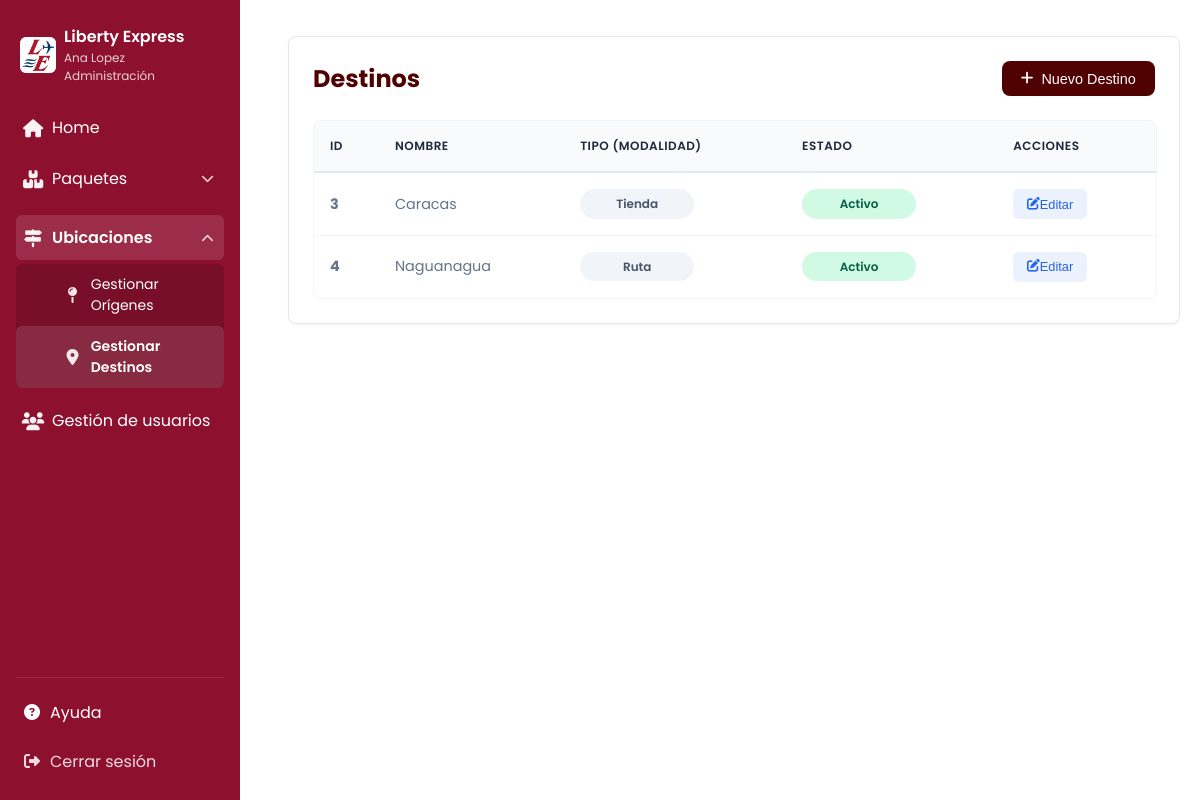
Screenshot of /gestion_destinos.php (signed in) with the database file from the repository.
### tables this page shows
CREATE TABLE `destino` (
  `Destino_id` int(11) NOT NULL,
  `Nombre` varchar(100) NOT NULL,
  `Modalidad` varchar(50) DEFAULT NULL,
  `Estado` varchar(50) DEFAULT NULL
);

### gestion_destinos.php (the view, shortened to what this page needs)
<?php
include($_SERVER['DOCUMENT_ROOT'] . '/liberty/app/db/connect.php');
try {
    $stmt = $conn->query("SELECT * FROM Destino ORDER BY Nombre ASC");
    $destinos = $stmt->fetchAll(PDO::FETCH_OBJ);
} catch (PDOException $e) {
    die("Error al consultar los destinos: " . $e->getMessage());
}
?>
<!DOCTYPE html>
<html lang="es">
<head>
    <link rel="stylesheet" href="/liberty/app/assets/css/tables.css">
    <link rel="stylesheet" href="/liberty/app/assets/css/forms.css">
    <link rel="stylesheet" href="/liberty/app/assets/css/modal.css">
    <link rel="stylesheet" href="https://cdnjs.cloudflare.com/ajax/libs/font-awesome/6.4.0/css/all.min.css">
</head>
<body>
    <div class="app-wrap">
        <?php include($_SERVER['DOCUMENT_ROOT'] . '/liberty/app/includes/menu.php'); ?>
        <main class="main-content">
            <div class="table-container">
                <div class="table-header">
                    <h1>Destinos</h1>
                    <button id="btn-open-crear" class="btn-primary"><i class="fas fa-plus"></i> Nuevo Destino</button>
                </div>
                <div class="table-responsive">
                    <table class="data-table">
                        <thead>
                            <tr>
                                <th>ID</th>
                                <th>Nombre</th>
                                <th>Tipo (Modalidad)</th>
                                <th>Estado</th>
                                <th>Acciones</th>
                            </tr>
                        </thead>
                        <tbody>
                            <?php if (empty($destinos)): ?>
                                <tr><td colspan="5" style="text-align:center;">No hay destinos registrados.</td></tr>
                            <?php else: ?>
                                <?php foreach ($destinos as $destino): ?>
                                    <tr>
                                        <td><strong><?php echo $destino->Destino_id; ?></strong></td>
                                        <td><?php echo htmlspecialchars($destino->Nombre); ?></td>
                                        <td><span class="status-badge" style="background:#f1f5f9; color:#475569;"><?php echo htmlspecialchars($destino->Modalidad); ?></span></td>
                                        <td>
                                            <span class="status-badge <?php echo ($destino->Estado == 'Activo') ? 'status-entregado' : 'status-devolucion'; ?>">
                                                <?php echo htmlspecialchars($destino->Estado); ?>
                                            </span>
                                        </td>
                                        <td>
                                            <button class="btn-action edit btn-open-editar"
                                                data-id="<?php echo $destino->Destino_id; ?>"
                                                data-nombre="<?php echo htmlspecialchars($destino->Nombre); ?>"
                                                data-modalidad="<?php echo htmlspecialchars($destino->Modalidad); ?>"
                                                data-estado="<?php echo htmlspecialchars($destino->Estado); ?>"
                                                title="Editar">
                                                <i class="fas fa-edit"></i> Editar
                                            </button>
                                        </td>
                                    </tr>
                                <?php endforeach; ?>
                            <?php endif; ?>
                        </tbody>
                    </table>
                </div>
            </div>
        </main>
    </div>
</body>
</html>

### app/assets/css/tables.css (style rules this page uses)
:root { --primary: #500101; --primary-light: #7a1e1e; --primary-soft: rgba(80, 1, 1, 0.1); --text-dark: #1e293b; --text-gray: #64748b; --bg-body: #f1f5f9; --white: #ffffff; --radius: 12px; --shadow-sm: 0 1px 2px 0 rgba(0, 0, 0, 0.05); }
.table-container { max-width: 100%; margin: 1rem 0; padding: 1.5rem; background: var(--white); border-radius: var(--radius); box-shadow: var(--shadow-sm); border: 1px solid #e2e8f0; }
.table-header { display: flex; justify-content: space-between; align-items: center; margin-bottom: 1.5rem; flex-wrap: wrap; gap: 1rem; }
.table-header h1 { color: var(--primary); font-size: 1.5rem; margin: 0; font-weight: 700; }
.btn-primary { background: var(--primary); color: var(--white); border: none; padding: 0.6rem 1.2rem; font-size: 0.9rem; font-weight: 500; border-radius: 8px; cursor: pointer; text-decoration: none; display: inline-flex; align-items: center; gap: 0.5rem; transition: all 0.2s; }
.table-responsive { width: 100%; overflow-x: auto; border-radius: 8px; border: 1px solid #f1f5f9; }
.data-table { width: 100%; border-collapse: collapse; font-size: 0.9rem; white-space: nowrap; }
.data-table thead th { background-color: #f8fafc; color: var(--text-dark); font-weight: 600; text-align: left; padding: 1rem; border-bottom: 2px solid #e2e8f0; text-transform: uppercase; font-size: 0.75rem; letter-spacing: 0.5px; }
.data-table tbody td { padding: 1rem; color: var(--text-gray); border-bottom: 1px solid #f1f5f9; vertical-align: middle; }
.data-table tbody tr:last-child td { border-bottom: none; }
.btn-action { display: inline-flex; align-items: center; justify-content: center; padding: 0.4rem 0.8rem; border-radius: 6px; font-size: 0.8rem; font-weight: 500; text-decoration: none; transition: all 0.2s; margin-right: 0.25rem; border: 1px solid transparent; }
.btn-action.edit { background-color: rgba(59, 130, 246, 0.1); color: #2563eb; }
.status-badge { padding: 0.35rem 0.75rem; border-radius: 50px; font-size: 0.75rem; font-weight: 600; display: inline-block; text-align: center; min-width: 90px; }
.status-entregado { background-color: #d1fae5; color: #065f46; }

### app/assets/css/forms.css (style rules this page uses)
:root { --primary: #500101; --text-dark: #1e293b; --text-gray: #64748b; --border: #cbd5e1; --radius: 8px; }

### app/assets/css/sidebar.css (style rules this page uses)
:root { --sidebar-width: 240px; --bg: #8d102f; --accent: #ffffff; --text: #ffffff; }
body { font-family: 'Poppins', system-ui, -apple-system, 'Segoe UI', Roboto, 'Helvetica Neue', Arial, sans-serif; margin: 0; }
.app-wrap { display: flex; }
.main-content { margin-left: var(--sidebar-width); flex: 1; padding: 20px; }

### rows the page displays
destino: Destino_id "3", Nombre "Caracas", Modalidad "Tienda", Estado "Activo"
destino: Destino_id "4", Nombre "Naguanagua", Modalidad "Ruta", Estado "Activo"

### other values shown
$_SESSION['user_nombre'] "Ana"
$_SESSION['user_apellido'] "Lopez"
